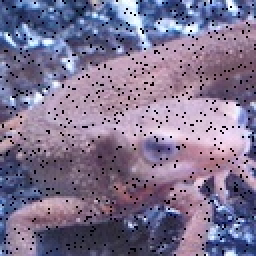
#> input picture code/data/imori_noise.jpg, 128 x 128 px (shown 2 times larger)
$ python 10-median-filter.py
#> lines starting #> are read from the running program, lines starting #| are printed output that depends on the picture
import cv2
import numpy as np

img = cv2.imread("data/imori_noise.jpg")
#> img is the input picture: shape (128, 128, 3); mean B, G, R 145.1, 116.1, 127.6
# [4 lines of commented-out code are left out]
W, H, D = img.shape
#> W = 128; H = 128; D = 3
new_W = W + 3 - W % 3
#> new_W = 129
new_H = H + 3 - H % 3
#> new_H = 129

max_sz = 1
img_2 = img.astype(np.float32)
img_2 = np.pad(img_2, ((max_sz, max_sz), (max_sz, max_sz), (0, 0)), 'constant', constant_values=0)
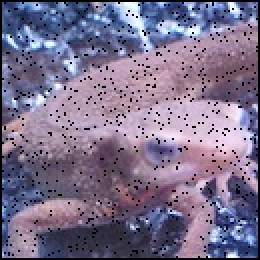
#> img_2: shape (130, 130, 3) float32 (shown 2 times larger); mean B, G, R 140.7, 112.6, 123.7

img_3 = img_2.copy()

for epoch in range(10):
    print("[Epoch] %s" % epoch)
    for i in range(max_sz, W + max_sz):
        for j in range(max_sz, H + max_sz):
            # if img_2[i, j, 0] >= 150 and img_2[i, j, 1] >= 150 and img_2[i, j, 2] >= 115:
            for k in range(3):
                # data = np.sort(img_2[(i-1):(i+2), (j-1):(j+2), k].reshape(-1))
                img_3[i, j, k] = np.min(img_2[(i-max_sz):(i+max_sz+1), (j-max_sz):(j+max_sz+1), k])
    img_2 = img_3.copy()

    img_3[img_3 > 255] = 255
    img_3[img_3 < 0] = 0

    img = img_3[max_sz:W+max_sz, max_sz:H+max_sz, :].astype(np.uint8)
    cv2.imwrite("output/10-2(%d).jpg" % epoch, img)
#> this loop made 10 passes
#> pass 1, `img_2 = img_3.copy()`:
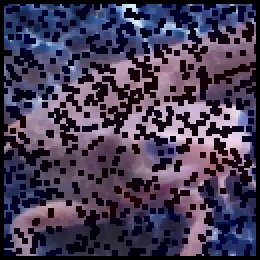
#> img_2: shape (130, 130, 3) float32 (shown 2 times larger); mean B, G, R 84.6, 59.8, 69.9
#> pass 1, `img = img_3[max_sz:W+max_sz, max_sz:H+max_sz, :].astype(np.uint8)`:
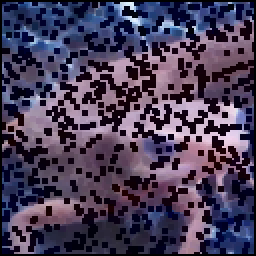
#> img: shape (128, 128, 3) (shown 2 times larger); mean B, G, R 87.3, 61.7, 72.1
#> pass 2, `img_2 = img_3.copy()`:
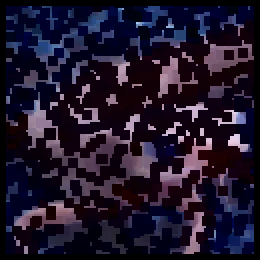
#> img_2: shape (130, 130, 3) float32 (shown 2 times larger); mean B, G, R 43.2, 23.1, 31.7
#> pass 2, `img = img_3[max_sz:W+max_sz, max_sz:H+max_sz, :].astype(np.uint8)`:
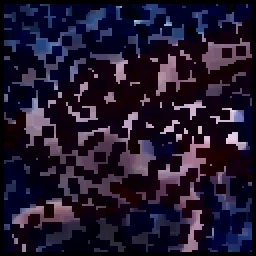
#> img: shape (128, 128, 3) (shown 2 times larger); mean B, G, R 44.6, 23.8, 32.7
#> after the loop:
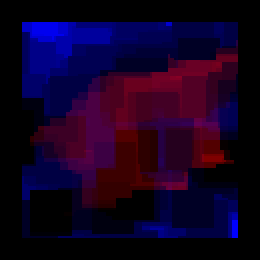
#> img_3: shape (130, 130, 3) float32 (shown 2 times larger); mean B, G, R 4.7, 0, 2.6; drawn with min black and max white
